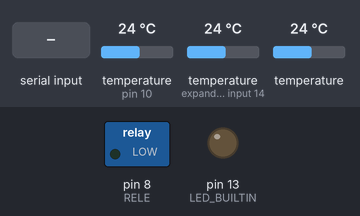
This sketch was run on a simulated Arduino Uno, built with avr-gcc and run on an emulated ATmega328P. Shown: switched loads named in the sketch (green lamp = pin HIGH), output pins drawn as LEDs (lit = HIGH). The inputs (shaded band) are chosen by the test bench; at power-on: temperature (sensors on pin 10, expander input 14) 24 °C, temperature 24 °C. What the sketch prints to the serial monitor is not drawn.

Above: at 0.1 s.
At 1.2 s:
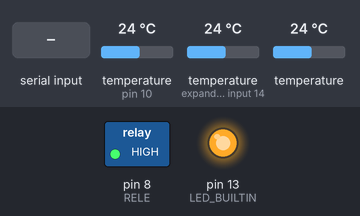
1.3 s: "T90\n" received over Serial
Timing chart, 0 to 4.3 s (numbered marks = the images above; inputs shaded):
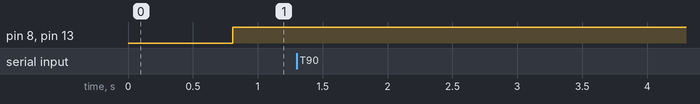

Measured:
- after the input at 1.3 s, every drawn part: stays the same

The sketch:

controlo_cerveja.ino
```cpp
#include <OneWire.h>
#include <DallasTemperature.h>

// Data wire is plugged into port 10 on the Arduino
#define ONE_WIRE_BUS 10

// Temperature precision is 12 bits (max.)
#define TEMPERATURE_PRECISION 12

// Rele is plugged into port 8 on the Arduino
#define RELE 8

// Temperature is measured every 1000 milliseconds
#define TEMP_INTERVAL 1000

// Period is 30 seconds by default
#define DEFAULT_PERIOD 1800000

// Rele is on for the period by default
#define DEFAULT_ON_TIME 0.25*DEFAULT_PERIOD

// Setup a OneWire instance to communicate with any OneWire devices
OneWire oneWire(ONE_WIRE_BUS);

// Pass the oneWire reference to Dallas Temperature
DallasTemperature sensors(&oneWire);

DeviceAddress tempDeviceAddress; // Stores a found device address

int numberOfDevices; // Number of temperature devices found
String input = ""; // String to store the requests from the serial
int numero; // Index number of the intended temperature device
// Temperature values
float temperatura0;
float temperatura1;
float temperatura2;

bool RELE_state = 0; // Rele state
unsigned long prevTime; // Last time the temperature was updated
unsigned long prevTime2; // Last time the rele was updated
unsigned long prevTime3; // Last time an instruction was received from Pi
unsigned long onTime = DEFAULT_ON_TIME;
unsigned long onTime_next = DEFAULT_ON_TIME;
unsigned long period = DEFAULT_PERIOD;
unsigned long period_next = DEFAULT_PERIOD;
bool overwrite;

void setup (void) {
  // Start serial port
  Serial.begin(115200);

  // Start up the library
  sensors.begin();

  // Grab a count of devices on the wire
  numberOfDevices = sensors.getDeviceCount();

  // Loop through each device
  for (int i = 0; i < numberOfDevices; i++) {
    // Search the wire for address
    if (sensors.getAddress(tempDeviceAddress, i)) {
      // Set the resolution
      sensors.setResolution(tempDeviceAddress, TEMPERATURE_PRECISION);
    }
  }

  // Define rele pin as OUTPUT and set it turned off by default
  pinMode(RELE, OUTPUT);
  digitalWrite(RELE, LOW);

  pinMode(LED_BUILTIN, OUTPUT);
}

void serial_protocol() {
  while (Serial.available() > 0) {
    char lastRecvd = Serial.read();

    // if end of message has arrived
    if (lastRecvd == '\n') {
      switch (input[0]) {
        // Request for temperature readout
        case 'T':
            Serial.print("T1=");
            Serial.print(temperatura2);
            Serial.print(", ");
            Serial.print("T2=");
            Serial.print(temperatura1);
            Serial.print(", ");
            Serial.print("T3=");
            Serial.print(temperatura0);
            Serial.print(", ");
            Serial.print("S=");
            Serial.print(String(RELE_state));
            Serial.print("\r\n");
            input="";
            break;

        // Order for new period
        case 'P':
          input = input.substring(2); // Format is P=___

          period_next = input.toInt() * 1000; // Convert to milliseconds

          input = "";
          break;

        // Order for new on time
        case 'D':
          input = input.substring(2); // Format is D=___

          // if new on time is between 0 and 1000
          if (input.toInt() >= 0 && input.toInt() <= 1000) {
            onTime_next = input.toInt();
          }

          input = "";
          break;

        // Overwrite
        case 'O':
          overwrite = 1;
          input = "";
          break;

        default:
          input = "";
          break;
      }
     } else {
      input += lastRecvd;
    }
  }
}

void loop (void) {
  unsigned long currentTime = millis();

  serial_protocol();

  // Call sensors.requestTemperatures() to issue a global temperature
  // Request to all devices on the bus
  sensors.requestTemperatures(); // Send the command to get temperatures

  // If current time minus previous time exceeds TEMP_INTERVAL
  if (currentTime - prevTime > TEMP_INTERVAL) {
    prevTime = currentTime;

    // Update temperatures
    temperatura0 = sensors.getTempCByIndex(0);
    temperatura1 = sensors.getTempCByIndex(1);
    temperatura2 = sensors.getTempCByIndex(2);
  }

  // Control of rele
  // onTime defines for how much time of one hour it is on
    if (currentTime - prevTime2 > onTime) {

      if (RELE_state == 1 && onTime != period) {
        digitalWrite(LED_BUILTIN, LOW);
        digitalWrite(RELE, LOW); // Rele is off when pin is HIGH

        RELE_state = 0;
      }

      // If period has passed, update onTime for the next hour
      if (currentTime - prevTime2 > period || overwrite == 1) {
        prevTime2 = currentTime;

        if (onTime_next != onTime) {
          onTime = (onTime_next*period)/1000;
        }

        // Change time to adapt to next period
        if (period_next != period) {
          onTime = (onTime*1000)/period; // Convert to permillage
          period = period_next;
          onTime = (onTime*period)/1000; // Convert back to milliseconds mantaining the proportions
          onTime_next = onTime;
        }

        overwrite = 0;
      }

    } else {
      if (overwrite == 1) {
        prevTime2 = currentTime;

        if (onTime_next != onTime) {
          onTime = (onTime_next*period)/1000;
        }

        // Change time to adapt to next period
        if (period_next != period) {
          onTime = (onTime*1000)/period; // Convert to permillage
          period = period_next;
          onTime = (onTime*period)/1000; // Convert back to milliseconds mantaining the proportions
          onTime_next = onTime;
        }

        overwrite = 0;
      }

      if (RELE_state == 0) {
        digitalWrite(LED_BUILTIN, HIGH);
        digitalWrite(RELE, HIGH); // Rele is on when pin is LOW
        RELE_state = 1;
      }
    }
}
```
